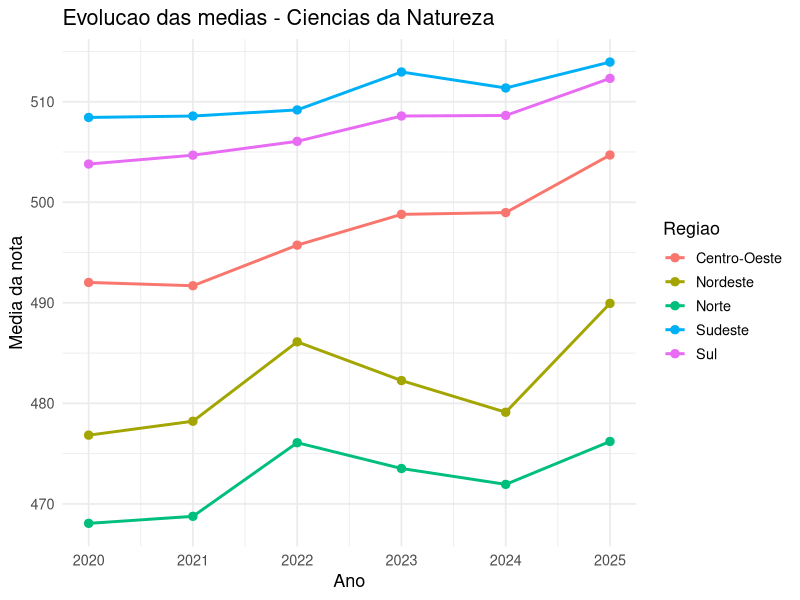
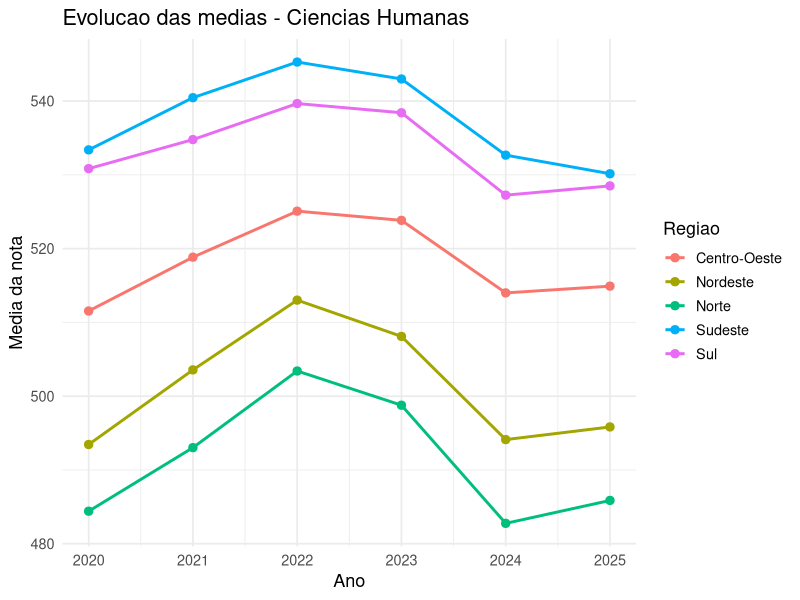
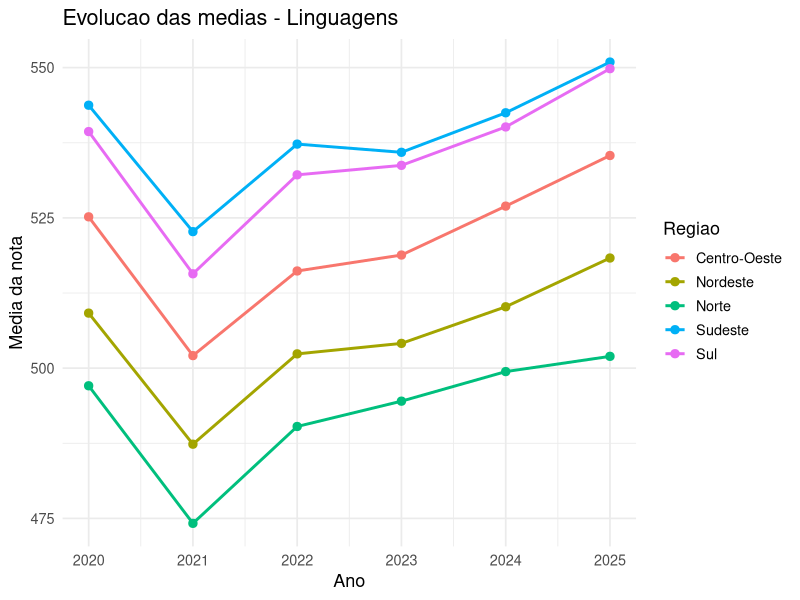
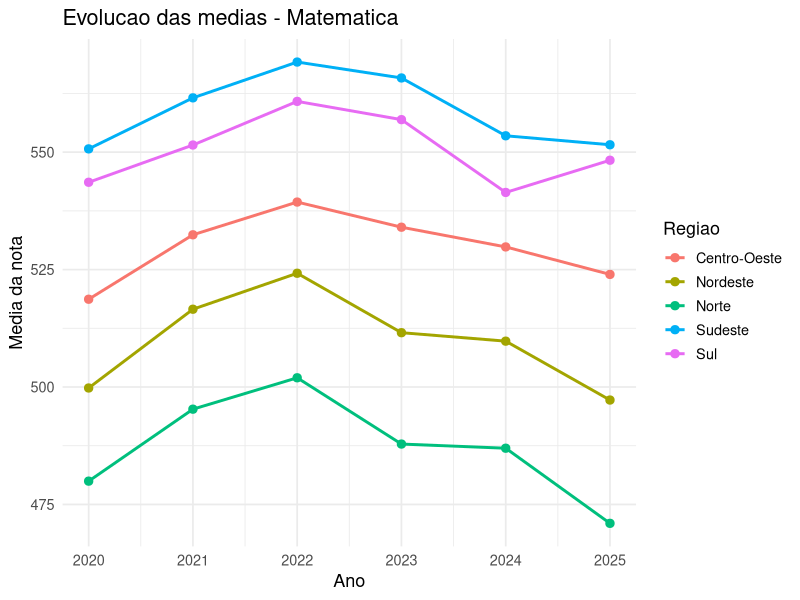
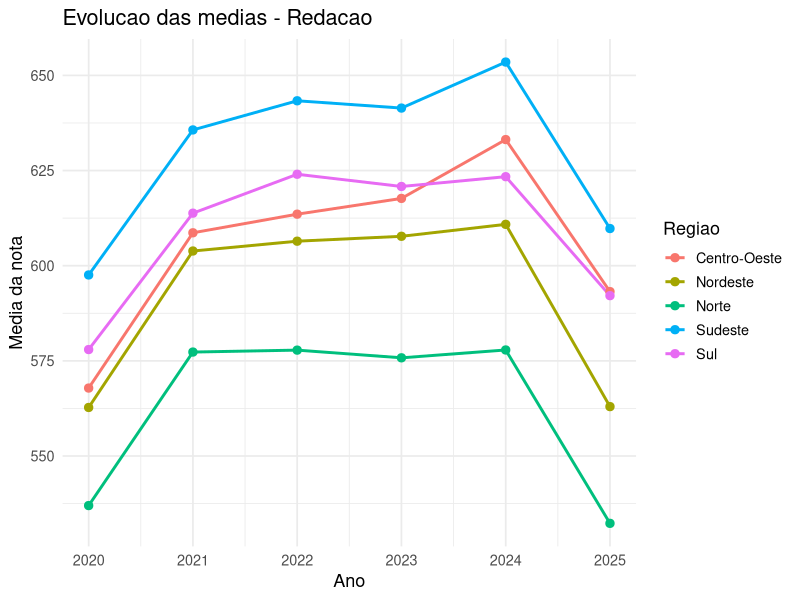

Write the R code that produced these figures, in order.

# Instalar ggplot2 somente se necessario
if (!requireNamespace("ggplot2", quietly = TRUE)) {
  install.packages("ggplot2")
}

library(data.table)
library(ggplot2)

# Criar pasta para os graficos
dir.create("graficos", showWarnings = FALSE)

# Carregar resultados estatisticos
dados <- fread(
  "resultados/estatisticas_enem_2020_2025.csv"
)

# Nomes das areas
nomes_areas <- c(
  NU_NOTA_CN = "Ciencias da Natureza",
  NU_NOTA_CH = "Ciencias Humanas",
  NU_NOTA_LC = "Linguagens",
  NU_NOTA_MT = "Matematica",
  NU_NOTA_REDACAO = "Redacao"
)

# Criar um grafico para cada area
for (area in names(nomes_areas)) {

  dados_area <- dados[AREA == area]

  grafico <- ggplot(
    dados_area,
    aes(
      x = NU_ANO,
      y = MEDIA,
      color = REGIAO,
      group = REGIAO
    )
  ) +
    geom_line(linewidth = 1) +
    geom_point(size = 2.5) +
    scale_x_continuous(breaks = 2020:2025) +
    labs(
      title = paste(
        "Evolucao das medias -",
        nomes_areas[[area]]
      ),
      x = "Ano",
      y = "Media da nota",
      color = "Regiao"
    ) +
    theme_minimal(base_size = 13)

  # Salvar grafico em PNG
  ggsave(
    filename = file.path(
      "graficos",
      paste0("evolucao_", area, ".png")
    ),
    plot = grafico,
    width = 11,
    height = 6,
    dpi = 300
  )

  cat("Grafico salvo:", nomes_areas[[area]], "\n")
}

cat("\nTODOS OS GRAFICOS FORAM GERADOS!\n")
